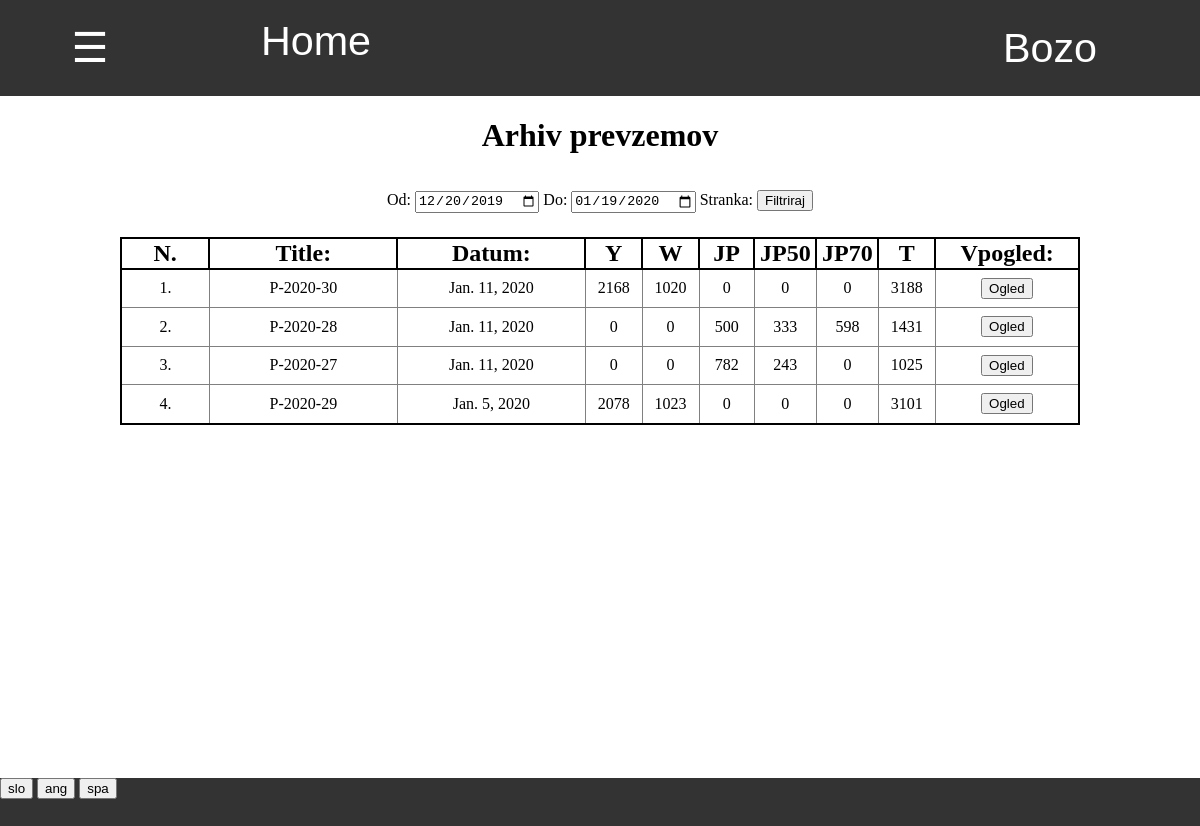
/zaloga/1/prevzem/arhiv/ (signed in), run on an earlier commit of the app's database.
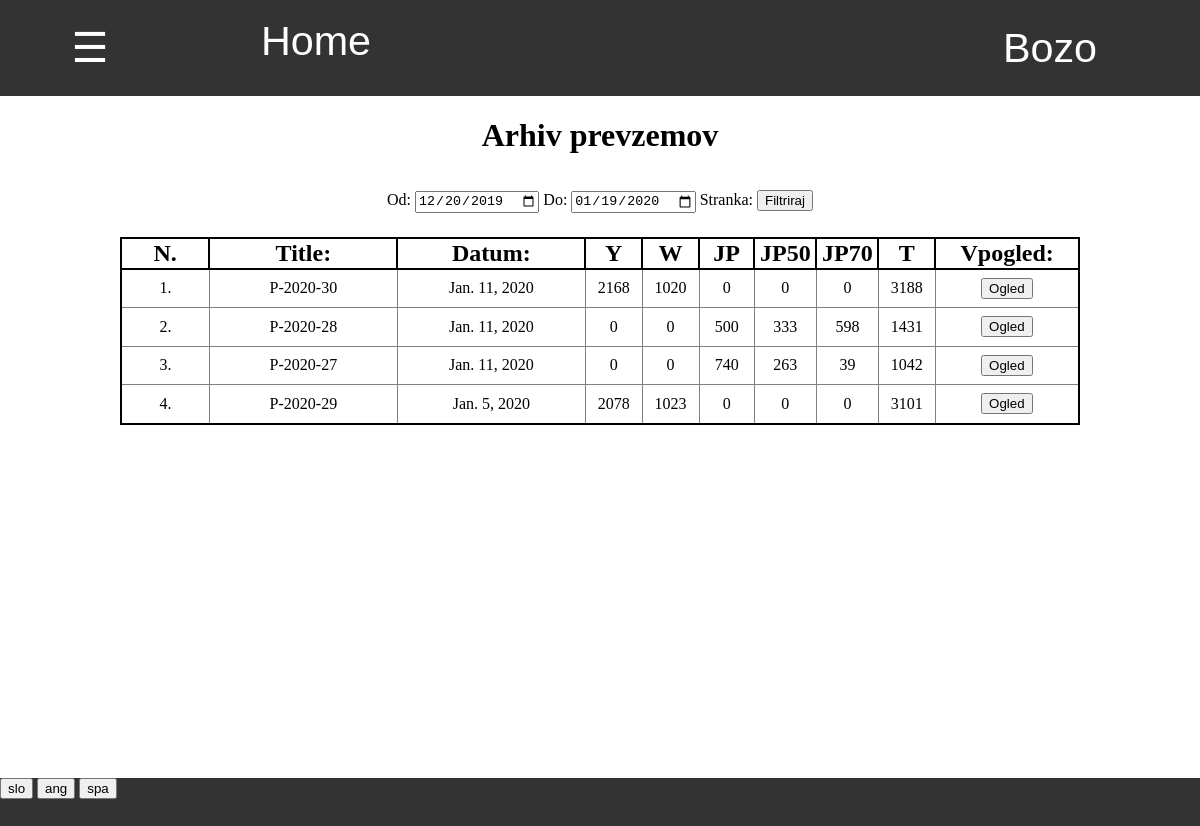
And on a later commit of the database.
### program/models.py (models this page shows)
class Profil(models.Model):
    user = models.OneToOneField(User,on_delete=models.CASCADE)
    jezik =  models.CharField(default="spa",max_length=3, choices=JEZIKI)

### zaloga/models.py (models this page shows, shortened)
class Baza(models.Model):
    author = models.ForeignKey(User,default=1, on_delete=models.CASCADE)
    title = models.CharField(default="",max_length=15)
    datum = models.DateField(default=timezone.now)
    zaloga = models.ForeignKey(Zaloga, default=1 ,on_delete=models.CASCADE)
    status = models.CharField(default="aktivno",max_length=10)
    sprememba_zaloge = models.IntegerField(default = -1)
    tip = models.CharField(default="prevzem",max_length=20, choices=TIPI_BAZE)
    kontejner = models.OneToOneField(Kontejner,null=True,default=None,blank=True, on_delete=models.CASCADE)
    popust = models.IntegerField(default = None, null=True, blank=True)
    stranka = models.ForeignKey(Stranka, on_delete=models.CASCADE, default=None, null=True, blank=True)
    cas = models.TimeField(default=None,null=True,blank=True)
    dnevna_prodaja = models.ForeignKey(Dnevna_prodaja, on_delete=models.CASCADE, default=None, null=True, blank=True)
    prevoz = models.DecimalField(default=None,null=True,blank=True,max_digits=5, decimal_places=2)

class Vnos(models.Model):
    dimenzija = models.ForeignKey(Dimenzija,default=0,on_delete=models.CASCADE)
    tip = models.CharField(default="Y", choices=TIPI_SESTAVINE, max_length=10)
    stevilo = models.IntegerField()
    baza = models.ForeignKey(Baza,default=0, on_delete=models.CASCADE)
    cena = models.DecimalField(decimal_places=2,max_digits=5,default=None,null=True,blank=True)
    sprememba = models.ForeignKey(Sprememba,default=None,null=True,blank=True,on_delete=models.CASCADE)

### zaloga/views.py (the view)
# urls.py: path('arhiv/', views.arhiv, name='arhiv_baz'),
@login_required
def arhiv(request,zaloga, tip_baze):
    if request.method == "GET":
        danes = datetime.date.today().strftime('%Y-%m-%d')
        pred_mescem =  (datetime.date.today() - datetime.timedelta(days=30)).strftime('%Y-%m-%d')
        zacetek = request.GET.get('zacetek', pred_mescem)
        konec = request.GET.get('konec', danes)
        stranke = Stranka.objects.all()
        stranka = None
        if tip_baze == "dnevna_prodaja":
            baze = Dnevna_prodaja.objects.filter(zaloga=zaloga,datum__gte=zacetek, datum__lte=konec).prefetch_related('baza_set').order_by('-datum')
        else:
            baze = Baza.objects.filter(zaloga=zaloga,tip=tip_baze,status='veljavno',datum__gte=zacetek, datum__lte=konec).prefetch_related('vnos_set','stranka').order_by('-datum','-cas')
            stranka = request.GET.get('stranka','all')
            if tip_baze == "vele_prodaja" and stranka != "all":
                stranka = int(stranka)
                baze = baze.filter(stranka__id = stranka)
        zaloga = Zaloga.objects.get(pk =zaloga)
        return pokazi_stran(request, 'zaloga/arhiv_baz.html', {'zaloga':zaloga,'baze': baze, 'tip': tip_baze,'zacetek':zacetek,'konec':konec,'stranka':stranka,'stranke':stranke})

### program/models.py (called while the page is built)
    @property
    def vrni_jezike(self):
        return JEZIKI

### zaloga/models.py (called while the page is built)
    @property
    def vrni_tipe(self):
        return TIPI_SESTAVINE

### zaloga/templatetags/zaloga_exstras.py (called while the page is built)
@register.filter(name='skupno')
def skupno(baza,tip):
    skupno = 0
    for vnos in baza.vnos_set.all():
        if tip == "all":
            skupno += vnos.stevilo
        elif tip == vnos.tip:
            skupno += vnos.stevilo
    return skupno

@register.filter
def keyvalue(dict, key):
    return dict[key]

### zaloga/views.py (called while the page is built)
def vrni_slovar(request):
    with open('slovar.json') as dat:
        slovar = json.load(dat)
    return slovar

def pokazi_stran(request, html, baze={}):
    slovar = {'prodaja':prodaja,'program':program,'slovar':vrni_slovar(request),'jezik':request.user.profil.jezik}
    slovar.update(baze)
    if not 'zaloga' in baze:
        slovar.update({'zaloga':zaloga})
    slovar.update({'zaloga_pk':slovar['zaloga'].pk})
    return render(request, html, slovar)

### zaloga/templates/zaloga/arhiv_baz.html (shortened to what this page needs)
{% extends 'program/base.html' %}
{% load zaloga_exstras %}
{% block content %}
<h1>
{% if tip == 'prevzem' %}
    {{slovar|keyvalue:'Arhiv prevzemov'|keyvalue:jezik}}
{% elif tip == 'odpis' %}
    {{slovar|keyvalue:'Arhiv odpisov'|keyvalue:jezik}}
{% elif tip == 'inventura' %}
    {{slovar|keyvalue:'Arhiv inventur'|keyvalue:jezik}}
{% elif tip == 'vele_prodaja' %}
    {{slovar|keyvalue:'Arhiv vele prodaj'|keyvalue:jezik}}
{% elif tip == 'dnevna_prodaja' %}
    {{slovar|keyvalue:'Arhiv dnevnih prodaj'|keyvalue:jezik}}
{% endif %}
</h1>
<div class="filter" style="margin-top:3%">
    <form action="{% url 'arhiv_baz' zaloga_pk tip %}" method="GET">
        {{slovar|keyvalue:'Od'|keyvalue:jezik}}: <input type="date" value="{{zacetek}}" name="zacetek">
        {{slovar|keyvalue:'Do'|keyvalue:jezik}}: <input type="date" value="{{konec}}" name="konec">
        {{slovar|keyvalue:'Stranka'|keyvalue:jezik}}:
        <input type="submit" value="{{slovar|keyvalue:'Filtriraj'|keyvalue:jezik}}">
    </form>
</div>
<div class="table">
    {% if tip == "vele_prodaja" %}
    <table class="tabela_vnosov">
        <tr class="header">
            <th width="15%">{{slovar|keyvalue:'Faktura'|keyvalue:jezik}}:</th>
            <th width="15%">{{slovar|keyvalue:'Stranka'|keyvalue:jezik}}:</th>
            <th width="35%">{{slovar|keyvalue:'Datum'|keyvalue:jezik}}:</th>
            <th width="25%">{{slovar|keyvalue:'Skupna cena'|keyvalue:jezik}}:</th>
            <th width="15%">{{slovar|keyvalue:'Ogled'|keyvalue:jezik}}</th>
        </tr>
        {% for baza in baze %}
            <tr>
                <td> {{baza.title}} </td>
                <td> {{baza.stranka.ime}} </td>
                <td> {{baza.datum}} </td>
                <td> {{baza.skupna_cena}} $</td>
                <td>
                    <form action="{% url 'baza' zaloga_pk 'vele_prodaja' baza.pk %}" method="GET">
                        <input type="submit" value="{{slovar|keyvalue:'Ogled'|keyvalue:jezik}}">
                    </form>
                </td>
            </tr>
        {% endfor %}
    </table>
    {% else %}
    <table class="tabela_vnosov">
        <tr class="header">
            <th width="8%"> N. </th>
            <th width="17%"> {{slovar|keyvalue:'Title'|keyvalue:jezik}}: </th>
            <th width="17%"> {{slovar|keyvalue:'Datum'|keyvalue:jezik}}: </th>
            {% if tip != 'inventura' %}
            {% for tip in zaloga.vrni_tipe %}
            <th width="5%"> {{tip.0}} </th>
            {% endfor %}
            <th width="5%"> T </th>
            {% endif %}
            <th width="13%"> {{slovar|keyvalue:'Vpogled'|keyvalue:jezik}}: </th>
        </tr>
        {% for baza in baze %}
        <tr>
            <td> {{forloop.counter}}. </td>
            <td> {{baza.title}} </td>
            <td> {{baza.datum}} </td>
            {% if tip != 'inventura' %}
            {% for tip in zaloga.vrni_tipe %}
            <td> {{baza|skupno:tip.0}} </td>
            {% endfor %}
            <td> {{baza|skupno:'all'}} </td>
            {% endif %}
            <td>
                <form action="{% url 'baza' zaloga_pk tip baza.pk %}" method="GET">
                    <input type="submit" value="{{slovar|keyvalue:'Ogled'|keyvalue:jezik}}">
                </form>
            </td>
        </tr>
        {% endfor %}
    </table>
    {% endif %}
</div>
{% endblock %}

### program/templates/program/base.html (shortened to what this page needs)
{% load staticfiles %}
{% load zaloga_exstras %}
<html>
    <head>
        <link rel="stylesheet" href="{% static 'css/footer.css' %}">
    </head>
    <body>
        {% include "css/navbar.html" %}
        <div style=";width:100%;height:85.2%;vertical-align:top;text-align:center;overflow:auto">
            {% block content %}
            {% endblock %}
        </div>
        <div class="footer">
            {% for jezik in program.vrni_jezike %}
                <form style="display:inline-block" action="{% url 'spremeni_jezik' %}" method="POST">
                    <input type="submit" value="{{jezik.0}}">
                </form>
            {% endfor %}
        </div>
    </body>
</html>

### program/templates/css/navbar.html (shortened to what this page needs)
{% load zaloga_exstras %}
<div id="navbar" class="navbar">
    <button onclick="odpri()" class="nav" style="width:15%"> ☰ </button>
    <a style="width:20%" href="/">Home</a>
    <div class="racun dropdown" id="racun">
        <button class="dropbtn" >{{ user.get_username }}
        </button>
    </div>
</div>

### program/static/css/footer.css (style rules this page uses)
div.footer { display:block; width:100%; height:6%; background:#333; }
div { margin: 0%; padding: 0%; }
div input { margin: 0%; }
div form { margin:0%; padding: 0% }

### program/templates/program/base.html (style rules this page uses)
body { margin: 0%; padding: 0%; overflow:hidden; }
div { margin: 0%; padding: 0%; }

### program/templates/css/tabele.html (style rules this page uses)
table.tabela_vnosov { width:100%; border-spacing:0; border: 2px solid black; border-collapse: collapse; padding:0.5% }
table.tabela_vnosov th { border: 2px solid black; border-collapse: collapse; font-size: 150%; }
table.tabela_vnosov td { font-size: 100%; text-align: center; border: 1px solid grey; padding: 1vmin; border-collapse: collapse; }

### program/templates/css/navbar.html (style rules this page uses)
.navbar { overflow: hidden; background-color: #333; font-family: Arial; height:12% }
.navbar a { float: left; font-size: 5vmin; color: white; text-align: center; padding: 18px 16px; text-decoration:none; height:100%; }
.navbar .dropdown, .nav { float: left; height:100%; width:100%; margin:0; overflow:hidden; }
.navbar .dropdown .dropbtn, .nav { font-size: 5vmin; border: none; outline: none; color: white; padding: 12px 16px; width:100%; height:100%; background-color: inherit; font-family: inherit; margin: 0; }
.navbar .racun { float:right; width:300px; overflow:hidden }

### zaloga/templates/zaloga/arhiv_baz.html (style rules this page uses)
div.table { display:inline-block; margin-top:2%; width:80%; overflow: auto }

What changed in the data, as far as the page shows it:
changed through a linked row, Baza (number 3 of 4 on the later page): stevilo "1025" → "1042"
Also different on the page:
new list line: "740"
new list line: "263"
new list line: "39"
list line gone: "782"
list line gone: "243"
list line gone: "0"
